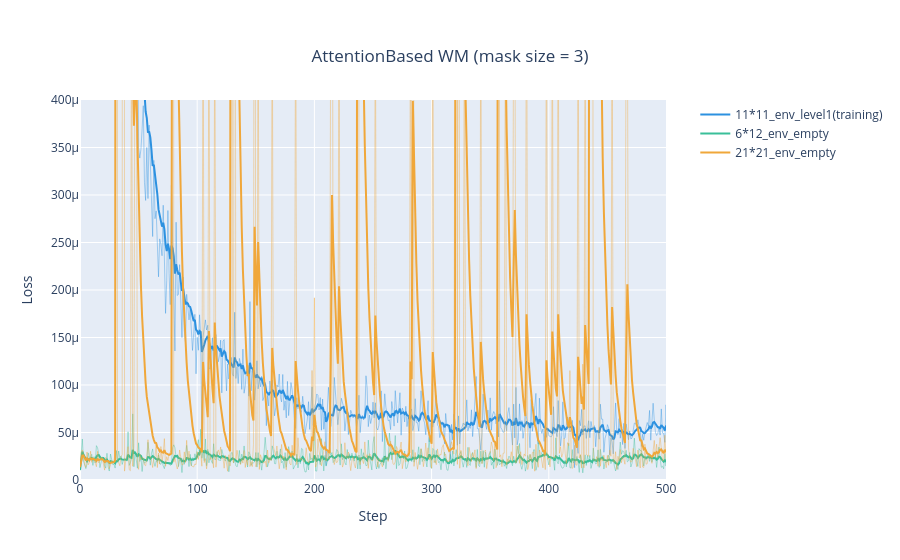

This figure's notebook cell:
### Markdown cell above
## comparison experiment for 3 structure world model (mask size = 3)
### 1. Attention-Based World model comparison

### Code cell
import plotly.graph_objects as go

fig = go.Figure()

# Use step indices for the x-axis
steps = list(range(len(df)))  # Generate step indices
steps2 = list(range(len(df2)))  # Generate step indices
steps3 = list(range(len(df3)))  # Generate step indices

# 1. 11*11
# Add the Original Loss Curve (background)
fig.add_trace(go.Scatter(
    x=steps,
    y=df["loss_obs"],
    mode='lines',
    name='Original Loss (Background)',
    line=dict(color='#2C91E0', width=1),  # Gray background with thin lines
    opacity=0.4,  # Make it semi-transparent
    showlegend=False
))

# Add the Smoothed Loss Curve (foreground)
fig.add_trace(go.Scatter(
    x=steps,
    y=df['loss_smooth'],
    mode='lines',
    name='11*11_env_level1(training)',
    line=dict(color='#2C91E0', width=2)  # Highlighted, thicker line
))

# 2. 6*12
fig.add_trace(go.Scatter(
    x=steps2,
    y=df2["loss"],
    mode='lines',
    name='Original Loss (Background)',
    line=dict(color='#3ABF99', width=1),  # Gray background with thin lines
    opacity=0.4,  # Make it semi-transparent
    showlegend=False
))

# Add the Smoothed Loss Curve (foreground)
fig.add_trace(go.Scatter(
    x=steps2,
    y=df2['loss_smooth'],
    mode='lines',
    name='6*12_env_empty',
    line=dict(color='#3ABF99', width=2)  # Highlighted, thicker line
))

# 3. 21*21
fig.add_trace(go.Scatter(
    x=steps3,
    y=df3["loss"],
    mode='lines',
    name='Original Loss (Background)',
    line=dict(color='#F0A73A', width=1),  # Gray background with thin lines
    opacity=0.4,  # Make it semi-transparent
    showlegend=False
))

# Add the Smoothed Loss Curve (foreground)
fig.add_trace(go.Scatter(
    x=steps3,
    y=df3['loss_smooth'],
    mode='lines',
    name='21*21_env_empty',
    line=dict(color='#F0A73A', width=2)  # Highlighted, thicker line
))

# Update the layout with a centered title
fig.update_layout(
    title=dict(
        text="AttentionBased WM (mask size = 3)",
        x=0.5,
        xanchor='center',
        yanchor='top'
    ),
    xaxis_title="Step",
    yaxis_title="Loss",
    xaxis=dict(range=[0, 500]),  # 限制 X 轴范围
    yaxis=dict(range=[0, 0.0004]),  # 限制 Y 轴范围
    legend=dict(
        x=1.05,
        y=1,
        xanchor='left',
        yanchor='top'
    ),
    margin=dict(r=150)
)
fig.show()

### Figure 1 — Plotly figure (JSON) as saved in the notebook; plotly's stock layout.template omitted (floating-point values rounded to 4 significant figures; data arrays with more than 128 entries replaced by an {"elided": "..."} marker saying what was removed)
{"data": [{"line": {"color": "#2C91E0", "width": 1}, "mode": "lines", "name": "Original Loss (Background)", "opacity": 0.4, "showlegend": false, "type": "scatter", "x": {"elided": "2222 int values"}, "y": {"elided": "2222 float values"}}, {"line": {"color": "#2C91E0", "width": 2}, "mode": "lines", "name": "11*11_env_level1(training)", "type": "scatter", "x": {"elided": "2222 int values"}, "y": {"elided": "2222 float values"}}, {"line": {"color": "#3ABF99", "width": 1}, "mode": "lines", "name": "Original Loss (Background)", "opacity": 0.4, "showlegend": false, "type": "scatter", "x": {"elided": "1000 int values"}, "y": {"elided": "1000 float values"}}, {"line": {"color": "#3ABF99", "width": 2}, "mode": "lines", "name": "6*12_env_empty", "type": "scatter", "x": {"elided": "1000 int values"}, "y": {"elided": "1000 float values"}}, {"line": {"color": "#F0A73A", "width": 1}, "mode": "lines", "name": "Original Loss (Background)", "opacity": 0.4, "showlegend": false, "type": "scatter", "x": {"elided": "531 int values"}, "y": {"elided": "531 float values"}}, {"line": {"color": "#F0A73A", "width": 2}, "mode": "lines", "name": "21*21_env_empty", "type": "scatter", "x": {"elided": "531 int values"}, "y": {"elided": "531 float values"}}], "layout": {"legend": {"x": 1.05, "xanchor": "left", "y": 1, "yanchor": "top"}, "margin": {"r": 150}, "title": {"text": "AttentionBased WM (mask size = 3)", "x": 0.5, "xanchor": "center", "yanchor": "top"}, "xaxis": {"range": [0, 500], "title": {"text": "Step"}}, "yaxis": {"range": [0, 0.0004], "title": {"text": "Loss"}}}}
